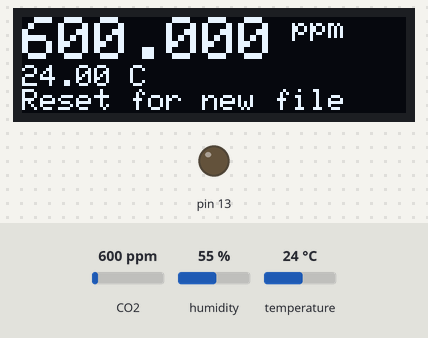
Bench run of a sketch on a simulated Arduino Leonardo, built for the host (arithmetic inside an expression is 32-bit, double 64-bit). Parts: 128×32 one-colour display, output pins drawn as LEDs (lit = HIGH). The test bench sets the inputs (shaded band); at power-on: CO2 600 ppm, temperature 24 °C, humidity 55 %. The display library's start-up logo is not drawn; storage starts empty; pins used as bus, display or sensor lines are not drawn; what the sketch prints to the serial monitor is not drawn.

Above: at 10.3 s.
10.4 s: CO2 set to 452 ppm
At 11.6 s:
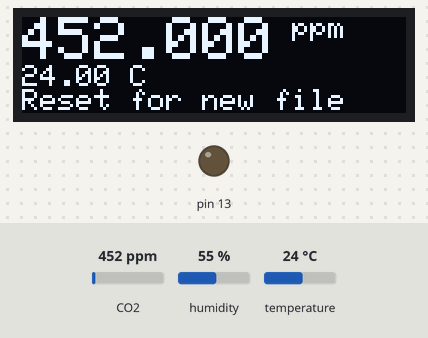
12.1 s: temperature set to 12 °C
At 13.1 s:
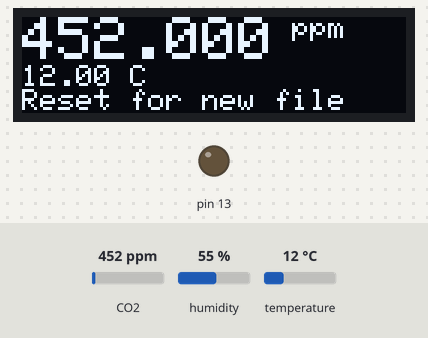
13.7 s: CO2 set to 1050 ppm
At 14.6 s:
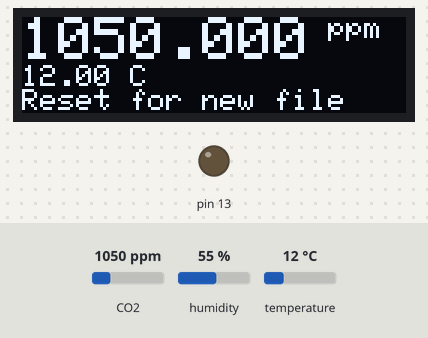
15.2 s: temperature set to 19 °C
At 16.1 s:
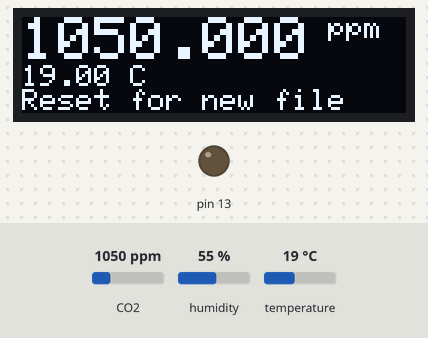
Timing chart, 0 to 17.7 s (numbered marks = the images above; inputs shaded):
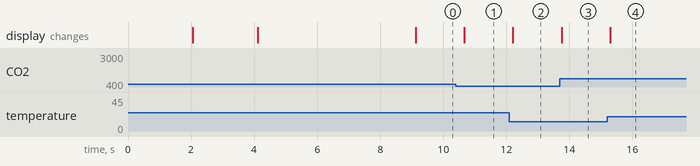

Measured:
- after the input at 10.4 s, the display: changes after 0.27 s (image 1)
- after the input at 12.1 s, the display: changes after 0.11 s (image 2)
- after the input at 13.7 s, the display: changes after 0.05 s (image 3)
- after the input at 15.2 s, the display: changes after 0.09 s (image 4)

The sketch:

sensor_tuning1.ino
```cpp
// Demo of the available settings for the SCD30
#include <Adafruit_SCD30.h>
#include <SPI.h>
#include <SD.h>
#include <Wire.h>
#include <Adafruit_GFX.h>
#include <Adafruit_SSD1306.h>

#define SCREEN_WIDTH 128 // OLED display width, in pixels
#define SCREEN_HEIGHT 32 // OLED display height, in pixels
Adafruit_SCD30  scd30;

// Set the pins used
#define cardSelect 4

File logfile;

// blink out an error code
void error(uint8_t errno) {
  while(1) {
    uint8_t i;
    for (i=0; i<errno; i++) {
      digitalWrite(13, HIGH);
      delay(100);
      digitalWrite(13, LOW);
      delay(100);
    }
    for (i=errno; i<10; i++) {
      delay(200);
    }
  }
}
#define OLED_RESET     4 // Reset pin # (or -1 if sharing Arduino reset pin)
Adafruit_SSD1306 display(SCREEN_WIDTH, SCREEN_HEIGHT, &Wire, OLED_RESET);

#define NUMFLAKES     10 // Number of snowflakes in the animation example

#define LOGO_HEIGHT   16
#define LOGO_WIDTH    16
static const unsigned char PROGMEM logo_bmp[] =
{ B00000000, B11000000,
  B00000001, B11000000,
  B00000001, B11000000,
  B00000011, B11100000,
  B11110011, B11100000,
  B11111110, B11111000,
  B01111110, B11111111,
  B00110011, B10011111,
  B00011111, B11111100,
  B00001101, B01110000,
  B00011011, B10100000,
  B00111111, B11100000,
  B00111111, B11110000,
  B01111100, B11110000,
  B01110000, B01110000,
  B00000000, B00110000 };
void setup(void) {
  Serial.begin(115200);
  //while (!Serial) delay(10);     // will pause Zero, Leonardo, etc until serial console opens


  // SSD1306_SWITCHCAPVCC = generate display voltage from 3.3V internally
  if(!display.begin(SSD1306_SWITCHCAPVCC, 0x3C)) { // Address 0x3C for 128x32
    Serial.println(F("SSD1306 allocation failed"));
    for(;;); // Don't proceed, loop forever
  }

  // Show initial display buffer contents on the screen --
  // the library initializes this with an Adafruit splash screen.
  display.display();
  delay(2000); // Pause for 2 seconds

  // Clear the buffer
  display.clearDisplay();

  // Draw a single pixel in white
  display.drawPixel(10, 10, SSD1306_WHITE);

  // Show the display buffer on the screen. You MUST call display() after
  // drawing commands to make them visible on screen!
  display.display();
  delay(2000);
  // display.display() is NOT necessary after every single drawing command,
  // unless that's what you want...rather, you can batch up a bunch of
  // drawing operations and then update the screen all at once by calling
  // display.display(). These examples demonstrate both approaches...


  Serial.println("Adafruit SCD30 Sensor adjustment test!");
  pinMode(13, OUTPUT);
  // Try to initialize!
  if (!scd30.begin()) {
    Serial.println("Failed to find SCD30 chip");
    while (1) { delay(10); }
  }
  Serial.println("SCD30 Found!");

  /***
   * The code below will report the current settings for each of the
   * settings that can be changed. To see how they work, uncomment the setting
   * code above a status message and adjust the value
   *
   * **Note:** Since Automatic self calibration and forcing recalibration with
   * a reference value overwrite each other, you should only set one or the other
  ***/


  /*** Adjust the rate at which measurements are taken, from 2-1800 seconds */
  // if (!scd30.setMeasurementInterval(5)) {
  //   Serial.println("Failed to set measurement interval");
  //   while(1){ delay(10);}
  // }
  Serial.print("Measurement interval: ");
  Serial.print(scd30.getMeasurementInterval());
  Serial.println(" seconds");


  /*** Restart continuous measurement with a pressure offset from 700 to 1400 millibar.
   * Giving no argument or setting the offset to 0 will disable offset correction
   */
  // if (!scd30.startContinuousMeasurement(15)){
  //   Serial.println("Failed to set ambient pressure offset");
  //   while(1){ delay(10);}
  // }
  Serial.print("Ambient pressure offset: ");
  Serial.print(scd30.getAmbientPressureOffset());
  Serial.println(" mBar");


  /*** Set an altitude offset in meters above sea level.
   * Offset value stored in non-volatile memory of SCD30.
   * Setting an altitude offset will override any pressure offset.
   */
  // if (!scd30.setAltitudeOffset(110)){
  //   Serial.println("Failed to set measurement interval");
  //   while(1){ delay(10);}
  // }
  Serial.print("Altitude offset: ");
  Serial.print(scd30.getAltitudeOffset());
  Serial.println(" meters");


  /*** Set a temperature offset in hundredths of a degree celcius.
   * Offset value stored in non-volatile memory of SCD30.
   */
  // if (!scd30.setTemperatureOffset(1984)){ // 19.84 degrees celcius
  //   Serial.println("Failed to set temperature offset");
  //   while(1){ delay(10);}
  // }
  Serial.print("Temperature offset: ");
  Serial.print((float)scd30.getTemperatureOffset()/100.0);
  Serial.println(" degrees C");


  /*** Force the sensor to recalibrate with the given reference value
   * from 400-2000 ppm. Writing a recalibration reference will overwrite
   * any previous self calibration values.
   * Reference value stored in non-volatile memory of SCD30.
   */
  // if (!scd30.forceRecalibrationWithReference(400)){
  //   Serial.println("Failed to force recalibration with reference");
  //   while(1) { delay(10); }
  // }
  Serial.print("Forced Recalibration reference: ");
  Serial.print(scd30.getForcedCalibrationReference());
  Serial.println(" ppm");


  /*** Enable or disable automatic self calibration (ASC).
   * Parameter stored in non-volatile memory of SCD30.
   * Enabling self calibration will override any previously set
   * forced calibration value.
   * ASC needs continuous operation with at least 1 hour
   * 400ppm CO2 concentration daily.
   */
  // if (!scd30.selfCalibrationEnabled(true)){
  //   Serial.println("Failed to enable or disable self calibration");
  //   while(1) { delay(10); }
  // }
  if (scd30.selfCalibrationEnabled()) {
    Serial.print("Self calibration enabled");
  } else {
    Serial.print("Self calibration disabled");
  }

  Serial.println("\n\n");

if (!SD.begin(cardSelect)) {
    Serial.println("Card init. failed!");
    error(2);
  }
  char filename[15];
  strcpy(filename, "/ANALOG00.TXT");
  for (uint8_t i = 0; i < 100; i++) {
    filename[7] = '0' + i/10;
    filename[8] = '0' + i%10;
    // create if does not exist, do not open existing, write, sync after write
    if (! SD.exists(filename)) {
      break;
    }
  }

  logfile = SD.open(filename, FILE_WRITE);
  if( ! logfile ) {
    display.print("Couldnt create ");
    display.println(filename);
    error(3);
    display.display();
  }
  Serial.print("Writing to ");
  Serial.println(filename);

  pinMode(13, OUTPUT);
  pinMode(8, OUTPUT);
  Serial.println("Ready!");


uint8_t i=0;
display.clearDisplay();

  display.setTextSize(1);      // Normal 1:1 pixel scale
  display.setTextColor(SSD1306_WHITE); // Draw
    display.cp437(true);
display.println("Writing to ");
 display.println(" ");
 display.print("  ");
  display.println(filename);
  display.display();
  delay(5000);

}

void loop() {

  if (scd30.dataReady()) {

    if (!scd30.read()){
      Serial.println("Error reading sensor data");
      return;
    }
    display.clearDisplay();
    display.setCursor(0, 0);
    display.setTextSize(2);
    Serial.print("Temperature: ");
    Serial.print(scd30.temperature);
    Serial.println(" degrees C");
    digitalWrite(8, HIGH);
    logfile.print(scd30.CO2, 3);
    logfile.print(", ");
    logfile.println(scd30.temperature);
    logfile.flush();
    digitalWrite(8, LOW);
    display.print(scd30.CO2, 3);
    display.setTextSize(1);
    display.println(" ppm");
    display.println(" ");
    display.setTextSize(1);
    display.print(scd30.temperature);
    display.setTextSize(1);
    display.println(" C");

    display.println("Reset for new file");
    display.display();
    Serial.print("CO2: ");
    Serial.print(scd30.CO2, 3);
    Serial.println(" ppm");
    Serial.println("");
  }

  delay(500);
}
```
